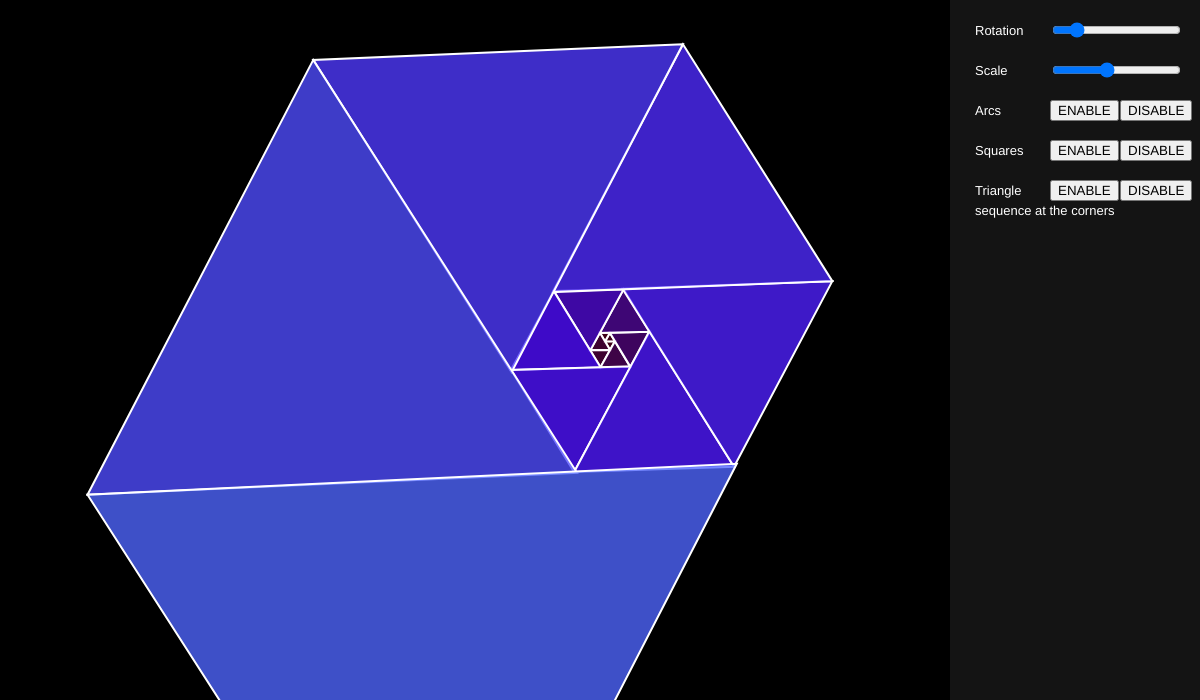
Frame 1 (no input)
Frame 60 (no input): identical to frame 1, image omitted
Frame 120 (the mouse pressed at the canvas centre since frame 60): identical to frame 1, image omitted

The p5.js sketch that drew this single still picture (run headless with seeded random() and noise() and a simulated clock; from frame 60 on, the mouse is pressed at the canvas centre):

// p5.js sketch
// ── sketch.js
/*
Master Piece for the course AMT at the Univeristy of Twente
By Irma Harms
June 2020
*/


/*
variables for basic math
*/
var p0 = 1;
var p1 = 1;
var p2=1;
var p;

/*
array to store the padovan sequence
*/

var pad = [];

/*
variables for the buttons and sliders
*/
var enable_arc_button;         // Enable arc (for spiral)
var disable_arc_button;        // Disable arc (for spiral)
var arc_bool;                  // Boolean to enable/disable
 

var enable_square_button;      // Enable squares
var disable_square_button;     // Disable squares
var square_bool;               // Boolean to enable/disable

var enable_seq_button;         // Enable padovan sequence at corners
var disable_seq_button;        // Disable padovan sequence at corners
var seq_bool;                  // Boolean to enable/disable

var slider_rot;                // Modify sequence angle
var rot;                       // angle

var slider_scale;              // modify scale (relative size of triangles)
var s;                         // scale



function setup() {
//  rot = 60* PI /180;
  canvas_x = 1200; canvas_y = 700;
  createCanvas(canvas_x, canvas_y);
  smooth();
  pad.length = 19-1;
  pad[0]=1;
  
    for ( var i = 1; i <= pad.length-1; i++ ) { 
    pad[i] = p0;
    p = p0 + p1;
    p0 = p1 ;
    p1 = p2;
    p2 = p;
//    print(pad + '\n');  // prints the padovan sequence that is stored in the array
  }
  
/*
Buttons and sliders
*/

  
  slider_rot = createSlider (0, 2*PI+0.5 , 60* PI /180, 0.01);
  slider_rot.position(width-150, 20);
  
  
  slider_scale = createSlider (3, 20, 10, 1);
  slider_scale.position(width-150, 60);
  
  
  arc_bool = false;
  enable_arc_button = createButton('ENABLE');
  enable_arc_button.position(width-150, 100);
  disable_arc_button = createButton('DISABLE');
  disable_arc_button.position(width-150+70, 100);
  
  
  square_bool = false;
  enable_square_button = createButton('ENABLE');
  enable_square_button.position(width-150, 140);
  disable_square_button = createButton('DISABLE');
  disable_square_button.position(width-150+70, 140);
  
  arc_bool = false;
  enable_seq_button = createButton('ENABLE');
  enable_seq_button.position(width-150, 180);
  disable_seq_button = createButton('DISABLE');
  disable_seq_button.position(width-150+70, 180);
  
}

function draw() {
  background(0);

  //Draw sliders and buttons background
  noStroke();
  fill(255, 20);
  rect(width-250, 0, 300, height)
  
  // Text for sliders and buttons
  textSize(13);
  fill(255);
  text('Rotation ' , width-225, 35)
  text('Scale ' , width-225, 75)
  text('Arcs ' , width-225, 115)
  text('Squares ' , width-225, 155)
  text('Triangle ' , width-225, 195)
  text('sequence at the corners ' , width-225, 215)
  
  // take values from sliders
  rot = slider_rot.value();
  s = slider_scale.value();

  
  // push&pop for triangles
  push();
  translate(width/2, height/2);
  rotate(-PI);
  strokeWeight(2);
  
  //Triangles + arcs + squares
  for ( let i = 1; i <= pad.length-1; i++ ) {
    translate( s* -1 * pad[i-1], s* 0);  // make sure each next triangle starts at the correct corner of the previous triangle
    rotate(-rot);  // lets the triangles move
    stroke(255);
    fill(150*(rot/2), 3*pad[i]*(rot/2), 30*pad[i],200)*(rot/2);
    triangle(0, 0, s*-1*pad[i], 0, s* -0.5 * pad[i], s* pad[i]* (sqrt(3)/2));  // drawing of the triangles with lengths according to the padovan sequence

    // red arcs at the bottom line of the triangles to create the padovan spiral when they are 'curled up', and/or red squares 

// enable or disable the arc
    if (arc_bool == true){
      stroke(200*(rot/2), 3*pad[i]*(rot/2), 30*pad[i]);
      noFill();
      push();
      strokeWeight(1);
      rotate(-PI);
      arc(0 + (s*0.5*pad[i]), 0, s*pad[i], s*pad[i]/6, 0, PI, OPEN);
      stroke(255);
      pop();
    }
    if (arc_bool == false){
       noFill();
    }
    enable_arc_button.mousePressed(enable_arc);
    disable_arc_button.mousePressed(disable_arc);
    //print("arc " + arc_bool + '\n');

// enable or disable the squares
    if (square_bool == true){
      stroke(200*(rot/2), 3*pad[i]*(rot/2), 30*pad[i]);
      fill(150*(rot/2), 3*pad[i]*(rot/2), 30*pad[i],30);
      push();
      strokeWeight(1);
      rotate(-PI);
      rect(0, 0, s*pad[i], s*pad[i]);
      stroke(255);
      pop();
    }
    if (square_bool == false){
       noFill();
    }
    enable_square_button.mousePressed(enable_square);
    disable_square_button.mousePressed(disable_square);
    //print("Square " + square_bool + '\n');
    
    // enable or disable the sequences at the corners
    if (seq_bool == true){
      push();
      strokeWeight(1);
      stroke(0,0,200,175);
      rotate(-rot);
      stroke(255);
      fill(150*(rot), 3*pad[i]*(rot), 30*pad[i],200)*(rot/2);
  //Triangles at corners
      for ( let j = 1; j <= pad.length-1; j++ ) {
        translate( (s/10)* -1 * pad[j-1], (s/10)* 0);  
        rotate(-rot);  
        triangle(0, 0, (s/10)*-1*pad[j], 0, (s/10)* -0.5 * pad[j], (s/10)* pad[j]* (sqrt(3)/2)); 
      }
        pop();
    }
    if (seq_bool == false){
       noFill();
    }
    enable_seq_button.mousePressed(enable_seq);
    disable_seq_button.mousePressed(disable_seq);
    print("Sequence " + seq_bool + '\n');
  }
  



  pop();
    
}

function enable_arc(){
  arc_bool = true;
}

function disable_arc(){
  arc_bool = false;
}

function enable_square(){
  square_bool = true;
}

function disable_square(){
  square_bool = false;
}

function enable_seq(){
  seq_bool = true;
}

function disable_seq(){
  seq_bool = false;
}
